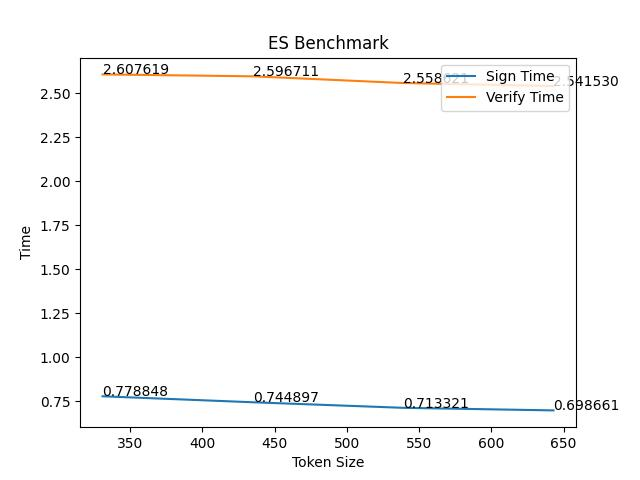

The Python source for this figure:
from scitokens.scitokens import SciToken
import time as t
from cryptography.hazmat.backends import default_backend
from cryptography.hazmat.primitives.asymmetric import ec
from cryptography.hazmat.primitives.serialization import Encoding, PublicFormat
import sys
import matplotlib.pyplot as plot

def create_key_list():
   private_key_list = []
   for i in range(0, 10000):
      private_key = ec.generate_private_key(
            ec.SECP256R1(),
            backend=default_backend()
      )
      private_key_list.append(private_key)
   return private_key_list

def sign_token_benchmark(private_key_list, scope):
   result = []
   serialized_token_list = []
   key_id = "id"
   token = SciToken(key=private_key_list[0], algorithm="ES256", key_id=key_id)
   token.update_claims({"scope": scope})
   starttime = t.time()
   for i in range(0, 10000):
      serialized_token = token.serialize(issuer="https://demo.scitokens.org")
      serialized_token_list.append(serialized_token)
   endtime = t.time()
   result.append(serialized_token_list)
   result.append(endtime-starttime)
   return result

def verify_token_benchmark(serialized_token_list, private_key_list):
   public_key = private_key_list[0].public_key()
   pem = public_key.public_bytes(encoding=Encoding.PEM, format=PublicFormat.SubjectPublicKeyInfo)
   starttime = t.time()
   for i in range(0, 10000):
      SciToken.deserialize(serialized_token_list[0], public_key=pem)
   endtime = t.time()
   return endtime - starttime

def main():
   scope = "abcdefghijklmnopqrstuvwxyzabcdefghijklmnopqrstuvwxyzabcdefghijklmnopqrstuvwxyz"
   for i in range(0, 10):
      scope += scope
   sign_time = []
   verify_time = []
   token_size = [331, 435, 539, 643]

   private_key_list = create_key_list()
   result = sign_token_benchmark(private_key_list, "")
   sign_time.append(result[1])
   verify_time.append(verify_token_benchmark(result[0], private_key_list))

   private_key_list = create_key_list()
   result = sign_token_benchmark(private_key_list, scope)
   sign_time.append(result[1])
   verify_time.append(verify_token_benchmark(result[0], private_key_list))

   private_key_list = create_key_list()
   result = sign_token_benchmark(private_key_list, scope + scope)
   sign_time.append(result[1])
   verify_time.append(verify_token_benchmark(result[0], private_key_list))

   private_key_list = create_key_list()
   result = sign_token_benchmark(private_key_list, scope + scope + scope)
   sign_time.append(result[1])
   verify_time.append(verify_token_benchmark(result[0], private_key_list))

   plot.title("ES Benchmark")
   plot.plot(token_size, sign_time, label='Sign Time')
   plot.plot(token_size, verify_time, label='Verify Time')
   plot.xlabel("Token Size")
   plot.ylabel("Time")
   plot.legend(loc='upper right')
   for i, j in zip(token_size, sign_time):
      plot.annotate(str("{:.6f}".format(j)), xy=(i, j))
   for i, j in zip(token_size, verify_time):
      plot.annotate(str("{:.6f}".format(j)), xy=(i, j))
   plot.savefig('es_benchmark.jpg')
   plot.show()
   
if __name__=="__main__":
   main()